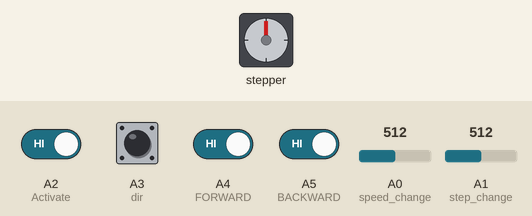
The sketch below on a simulated Arduino Uno, built with avr-gcc and run on an emulated ATmega328P. On the bench: stepper motor. The test bench sets the inputs (shaded band); at power-on: A2 (Activate), A3 (dir), A4 (FORWARD), A5 (BACKWARD) HIGH, A0 (speed_change) = 512, A1 (step_change) = 512. Stepper angles assume 20 steps per turn.

Above: at 1.2 s.
1.3 s: A2 (Activate) driven LOW and A4 (FORWARD) driven LOW
At 1.8 s:
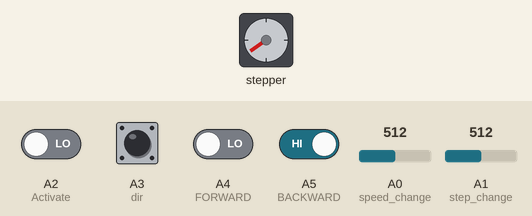
4.3 s: A0 (speed_change) set to 122
7.3 s: A2 (Activate) driven HIGH
At 8.2 s:
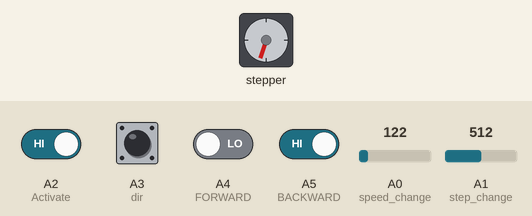
8.8 s: A5 (BACKWARD) driven LOW
At 11.5 s:
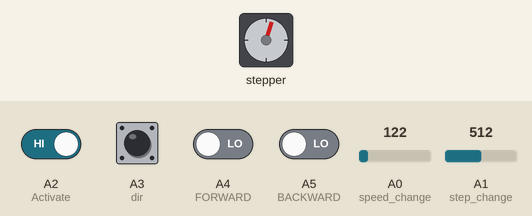
Timing chart, 0 to 12.8 s (numbered marks = the images above; inputs shaded):
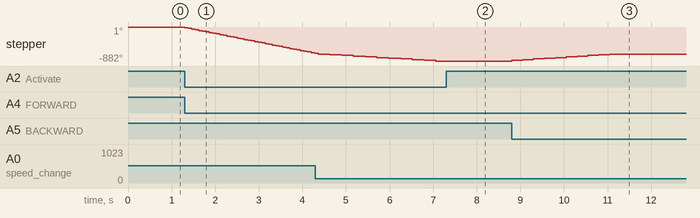

Measured:
- after the input at 1.3 s, stepper: keeps turning counter-clockwise at about 230°/s, starting at once
- after the input at 7.3 s, stepper: stops changing and stays -882°
- after the input at 8.8 s, stepper: turns 180° clockwise in 2.3 s, starting at once

The sketch:

code_task_3_stepper_motor.ino
```cpp
#include <Stepper.h>
#define STEPS 20
Stepper stepper(STEPS, 8, 9, 10, 11);
const int Activate =  A2;      //Activate analog reading
const int speed_change    = A0; // analog speed change
const int step_change    = A1;  //analog step change
const int dir    = A3;          //Digital Dirction -- High->forward -- Low->backward
const int FORWARD    = A4;      //Manual --> if Activated the motor will be moving forward Until the button is deactivated
const int BACKWARD    = A5;     //Manual --> if Activated the motor will be moving backward Until the button is deactivated
const int LED_warning    = 0;   // will Activate if forward & backward botton is activated in the same time
int val, previous;              // two varible to control steps
void setup()
{ pinMode(Activate, INPUT_PULLUP);
pinMode(speed_change, INPUT_PULLUP);
pinMode(dir, INPUT_PULLUP);
}
void loop() {
  int sensorReading = analogRead(speed_change);
    int motorSpeed = map(sensorReading, 0, 1023, 1, 100);

  if (digitalRead(Activate)== HIGH){
  if(digitalRead(FORWARD)== LOW && digitalRead(BACKWARD)== LOW){

  if(digitalRead(dir)== HIGH){
  val = map(analogRead(step_change), 0 , 1023, 0, 20);
  stepper.setSpeed(motorSpeed);
  stepper.step(val-previous);
  previous = val;
  delay(20);
  digitalWrite(LED_warning, LOW);
}
else if (digitalRead(dir)== LOW){
  val = map(analogRead(step_change), 0 , 1023, 0, 20);

  stepper.setSpeed(motorSpeed);
  stepper.step(previous-val);
  previous = val;
  delay(20);
  digitalWrite(LED_warning, LOW);}}}


  else  if(digitalRead(FORWARD)== HIGH && digitalRead(BACKWARD)== LOW){
    stepper.setSpeed(motorSpeed);
    stepper.step(1);
    delay(20);
    digitalWrite(LED_warning, LOW);}


 else  if(digitalRead(FORWARD)== LOW && digitalRead(BACKWARD)== HIGH){
    stepper.setSpeed(motorSpeed);
    stepper.step(-1);
    delay(20);
    digitalWrite(LED_warning, LOW);}


 else  if(digitalRead(FORWARD)== HIGH && digitalRead(BACKWARD)== HIGH){
    stepper.setSpeed(motorSpeed);
    stepper.step(0);
    delay(20);
    digitalWrite(LED_warning, HIGH);}

else {stepper.step(0);}
}
```
